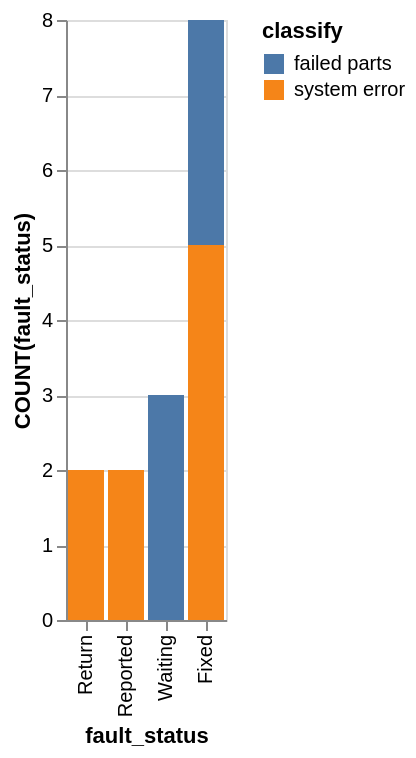

Express this chart as Vega-Lite.
### Vega-Lite specification from a JSON file in a GitHub repository (floating-point values rounded to 4 significant figures)
{"data": {"values": [{"x_data": "Return", "y_data": 0, "classify": "failed parts"}, {"x_data": "Waiting", "y_data": 3, "classify": "failed parts"}, {"x_data": "Reported", "y_data": 0, "classify": "failed parts"}, {"x_data": "Fixed", "y_data": 3, "classify": "failed parts"}, {"x_data": "Return", "y_data": 2, "classify": "system error"}, {"x_data": "Waiting", "y_data": 0, "classify": "system error"}, {"x_data": "Reported", "y_data": 2, "classify": "system error"}, {"x_data": "Fixed", "y_data": 5, "classify": "system error"}]}, "mark": "bar", "encoding": {"x": {"field": "x_data", "type": "nominal", "title": "fault_status", "sort": {"op": "sum", "field": "y_data", "order": "ascending"}}, "y": {"field": "y_data", "type": "quantitative", "title": "COUNT(fault_status)"}, "color": {"field": "classify"}}}
